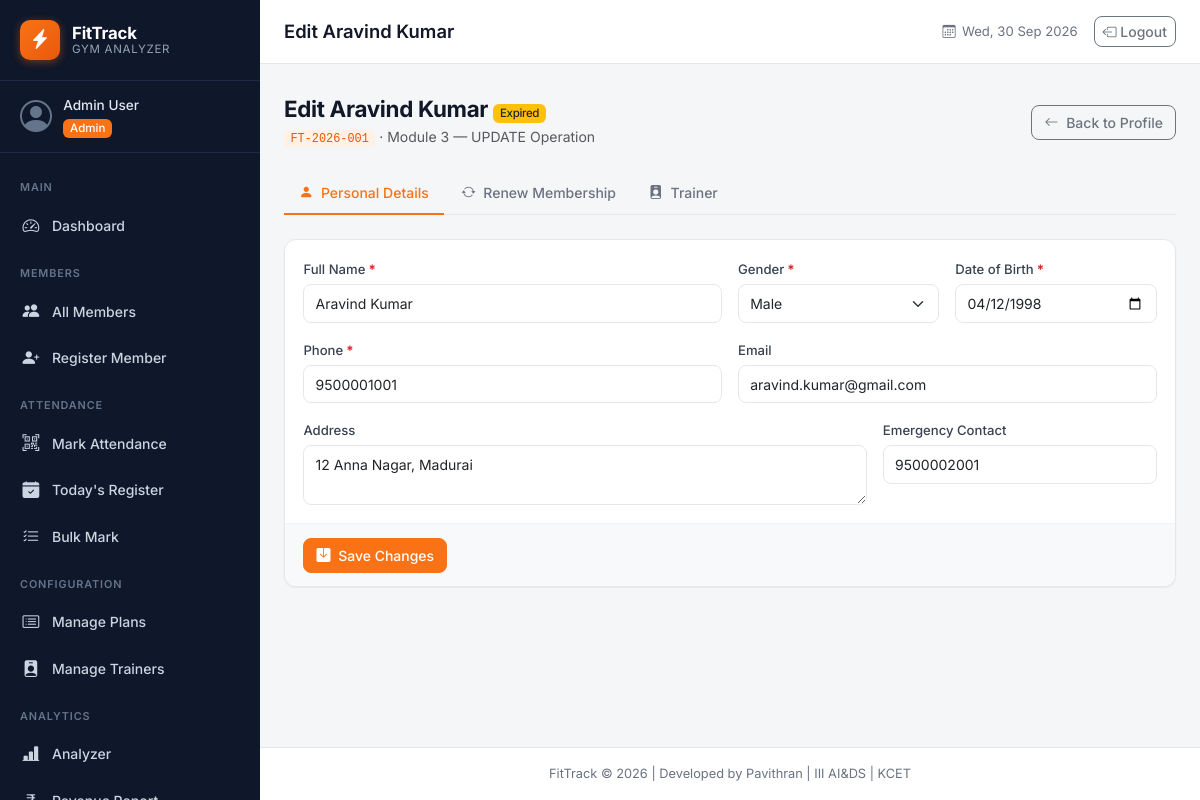
Screenshot of /members/edit.php?id=1 (signed in) with the database file from the repository.
### tables this page shows
CREATE TABLE IF NOT EXISTS member (
    member_id         INT            AUTO_INCREMENT PRIMARY KEY,
    member_code       VARCHAR(15)    NOT NULL UNIQUE,
    member_name       VARCHAR(50)    NOT NULL,
    gender            ENUM('Male','Female','Other') NOT NULL,
    dob               DATE           NOT NULL,
    phone             VARCHAR(10)    NOT NULL UNIQUE,
    email             VARCHAR(60)    UNIQUE,
    address           VARCHAR(120),
    emergency_contact VARCHAR(10),
    join_date         DATE           NOT NULL,
    expiry_date       DATE           NOT NULL,
    plan_id           INT            NOT NULL,
    trainer_id        INT            NULL,
    status            ENUM('Active','Expired','Cancelled') DEFAULT 'Active',
    cancel_date       DATE           NULL,
    cancel_reason     VARCHAR(100)   NULL,
    CONSTRAINT fk_member_plan    FOREIGN KEY (plan_id)    REFERENCES plan(plan_id),
    CONSTRAINT fk_member_trainer FOREIGN KEY (trainer_id) REFERENCES trainer(trainer_id) ON DELETE SET NULL
);

### includes/auth.php (called while the page is built, shortened)
<?php
function base_url(string $path = ''): string {
    $script = $_SERVER['SCRIPT_NAME'] ?? '/fittrack/index.php';
    if (preg_match('#^(/fittrack/)#', $script, $m)) {
        $base = $m[1];
    } else {
        $base = '/fittrack/';
    }
    return $base . ltrim($path, '/');
}

### members/edit.php (the view, shortened to what this page needs)
<?php
require_once __DIR__ . '/../includes/auth.php';
require_once __DIR__ . '/../includes/functions.php';
$pdo       = get_db();
$member_id = (int) ($_GET['id'] ?? $_POST['member_id'] ?? 0);
$stmt = $pdo->prepare('SELECT * FROM member WHERE member_id = :id');
$stmt->execute([':id' => $member_id]);
$member = $stmt->fetch();
$page_title = 'Edit ' . $member['member_name'];
$active_tab = $_GET['tab'] ?? 'details';
include __DIR__ . '/../includes/header.php';
?>
<div class="container-fluid px-4 py-3">
    <div class="d-flex justify-content-between align-items-center mb-4 flex-wrap gap-2">
        <div>
            <h2 class="section-heading">
                Edit <?= h($member['member_name']) ?>
                <?= status_badge($member['status']) ?>
            </h2>
            <p class="text-muted mb-0">
                <code><?= h($member['member_code']) ?></code> · Module 3 — UPDATE Operation
            </p>
        </div>
        <a href="<?= base_url('members/view.php?id=' . $member_id) ?>" class="btn btn-outline-secondary">
            <i class="bi bi-arrow-left me-1"></i> Back to Profile
        </a>
    </div>
    <ul class="nav nav-tabs mb-4" id="editTabs" role="tablist">
        <li class="nav-item" role="presentation">
            <button class="nav-link <?= $active_tab === 'details' ? 'active' : '' ?>" data-bs-toggle="tab" data-bs-target="#tab-details" type="button">
                <i class="bi bi-person-fill me-1"></i> Personal Details
            </button>
        </li>
        <li class="nav-item" role="presentation">
            <button class="nav-link <?= $active_tab === 'renew' ? 'active' : '' ?>" data-bs-toggle="tab" data-bs-target="#tab-renew" type="button">
                <i class="bi bi-arrow-repeat me-1"></i> Renew Membership
            </button>
        </li>
        <li class="nav-item" role="presentation">
            <button class="nav-link" data-bs-toggle="tab" data-bs-target="#tab-trainer" type="button">
                <i class="bi bi-person-badge-fill me-1"></i> Trainer
            </button>
        </li>
    </ul>
    <div class="tab-content">
        <div class="tab-pane fade <?= $active_tab === 'details' ? 'show active' : '' ?>" id="tab-details">
            <form method="POST" action="edit.php" class="form-card">
                <div class="form-card-body">
                    <div class="row g-3">
                        <div class="col-md-6">
                            <label class="form-label required-field">Full Name</label>
                            <input type="text" class="form-control" name="member_name" value="<?= h($member['member_name']) ?>" required>
                        </div>
                        <div class="col-md-3">
                            <label class="form-label required-field">Gender</label>
                            <select class="form-select" name="gender" required>
                                <?php foreach (['Male','Female','Other'] as $g): ?>
                                    <option value="<?= $g ?>" <?= $member['gender'] === $g ? 'selected' : '' ?>><?= $g ?></option>
                                <?php endforeach; ?>
                            </select>
                        </div>
                        <div class="col-md-3">
                            <label class="form-label required-field">Date of Birth</label>
                            <input type="date" class="form-control" name="dob" value="<?= h($member['dob']) ?>" required>
                        </div>
                        <div class="col-md-6">
                            <label class="form-label required-field">Phone</label>
                            <input type="tel" class="form-control" name="phone" value="<?= h($member['phone']) ?>" pattern="\d{10}" maxlength="10" required>
                        </div>
                        <div class="col-md-6">
                            <label class="form-label">Email</label>
                            <input type="email" class="form-control" name="email" value="<?= h($member['email']) ?>">
                        </div>
                        <div class="col-md-8">
                            <label class="form-label">Address</label>
                            <textarea class="form-control" name="address" rows="2"><?= h($member['address']) ?></textarea>
                        </div>
                        <div class="col-md-4">
                            <label class="form-label">Emergency Contact</label>
                            <input type="tel" class="form-control" name="emergency_contact" value="<?= h($member['emergency_contact']) ?>" pattern="\d{10}" maxlength="10">
                        </div>
                    </div>
                </div>
                <div class="form-card-footer">
                    <button type="submit" class="btn btn-accent"><i class="bi bi-save-fill me-1"></i> Save Changes</button>
                </div>
            </form>
        </div>
    </div>
</div>
<?php include __DIR__ . '/../includes/footer.php'; ?>

### includes/header.php (shortened to what this page needs)
<?php
require_once __DIR__ . '/../includes/auth.php';
require_once __DIR__ . '/../includes/functions.php';
$page_title = $page_title ?? 'FitTrack';
$current_script = basename($_SERVER['SCRIPT_NAME']);
$current_dir    = basename(dirname($_SERVER['SCRIPT_NAME']));
function nav_active(string $dir = '', string $file = ''): string {
    global $current_script, $current_dir;
    if ($file) {
        return ($current_script === $file) ? 'active' : '';
    }
    return '';
}
?>
<!DOCTYPE html>
<html lang="en">
<head>
    <link rel="stylesheet" href="https://cdn.jsdelivr.net/npm/bootstrap@5.3.3/dist/css/bootstrap.min.css">
    <link rel="stylesheet" href="https://cdn.jsdelivr.net/npm/bootstrap-icons@1.11.3/font/bootstrap-icons.min.css">
    <link rel="stylesheet" href="<?= base_url('assets/css/style.css') ?>">
</head>
<body>
<nav class="sidebar" id="sidebar">
    <div class="sidebar-brand">
        <div class="brand-logo">
            <i class="bi bi-lightning-charge-fill"></i>
        </div>
        <div class="brand-text">
            <span class="brand-name">FitTrack</span>
            <span class="brand-sub">Gym Analyzer</span>
        </div>
    </div>
    <div class="sidebar-user">
        <div class="user-avatar">
            <i class="bi bi-person-circle"></i>
        </div>
        <div class="user-info">
            <span class="user-name"><?= h($_SESSION['full_name'] ?? 'User') ?></span>
            <span class="user-role badge bg-accent"><?= h(ucfirst($_SESSION['role'] ?? '')) ?></span>
        </div>
    </div>
    <ul class="sidebar-nav">
        <li class="nav-section-label">Main</li>
        <li class="nav-item <?= nav_active('', 'index.php') ?>">
            <a href="<?= base_url('index.php') ?>" class="nav-link">
                <i class="bi bi-speedometer2"></i>
                <span>Dashboard</span>
            </a>
        </li>
        <li class="nav-section-label">Members</li>
        <li class="nav-item <?= ($current_dir === 'members' && $current_script === 'list.php') ? 'active' : '' ?>">
            <a href="<?= base_url('members/list.php') ?>" class="nav-link">
                <i class="bi bi-people-fill"></i>
                <span>All Members</span>
            </a>
        </li>
        <li class="nav-item <?= ($current_dir === 'members' && $current_script === 'register.php') ? 'active' : '' ?>">
            <a href="<?= base_url('members/register.php') ?>" class="nav-link">
                <i class="bi bi-person-plus-fill"></i>
                <span>Register Member</span>
            </a>
        </li>
        <li class="nav-section-label">Attendance</li>
        <li class="nav-item <?= ($current_dir === 'attendance' && $current_script === 'mark.php') ? 'active' : '' ?>">
            <a href="<?= base_url('attendance/mark.php') ?>" class="nav-link">
                <i class="bi bi-qr-code-scan"></i>
                <span>Mark Attendance</span>
            </a>
        </li>
        <li class="nav-item <?= ($current_dir === 'attendance' && $current_script === 'today.php') ? 'active' : '' ?>">
            <a href="<?= base_url('attendance/today.php') ?>" class="nav-link">
                <i class="bi bi-calendar-check-fill"></i>
                <span>Today's Register</span>
            </a>
        </li>
        <li class="nav-item <?= ($current_dir === 'attendance' && $current_script === 'bulk.php') ? 'active' : '' ?>">
            <a href="<?= base_url('attendance/bulk.php') ?>" class="nav-link">
                <i class="bi bi-list-check"></i>
                <span>Bulk Mark</span>
            </a>
        </li>
        <li class="nav-section-label">Configuration</li>
        <li class="nav-item <?= ($current_dir === 'plans') ? 'active' : '' ?>">
            <a href="<?= base_url('plans/manage.php') ?>" class="nav-link">
                <i class="bi bi-card-list"></i>
                <span>Manage Plans</span>
            </a>
        </li>
        <li class="nav-item <?= ($current_dir === 'trainers') ? 'active' : '' ?>">
            <a href="<?= base_url('trainers/manage.php') ?>" class="nav-link">
                <i class="bi bi-person-badge-fill"></i>
                <span>Manage Trainers</span>
            </a>
        </li>
        <li class="nav-section-label">Analytics</li>
        <li class="nav-item <?= ($current_dir === 'reports' && $current_script === 'analyzer.php') ? 'active' : '' ?>">
            <a href="<?= base_url('reports/analyzer.php') ?>" class="nav-link">
                <i class="bi bi-bar-chart-line-fill"></i>
                <span>Analyzer</span>
            </a>
        </li>
        <li class="nav-item <?= ($current_dir === 'reports' && $current_script === 'revenue.php') ? 'active' : '' ?>">
            <a href="<?= base_url('reports/revenue.php') ?>" class="nav-link">
                <i class="bi bi-currency-rupee"></i>
                <span>Revenue Report</span>
            </a>
        </li>
    </ul>
</nav>
<div class="main-wrapper">
    <header class="topbar">
        <div class="topbar-title">
            <h1 class="page-heading"><?= h($page_title) ?></h1>
        </div>
        <div class="topbar-right">
            <span class="topbar-date">
                <i class="bi bi-calendar3"></i>
                <?= date('D, d M Y') ?>
            </span>
            <a href="<?= base_url('logout.php') ?>" class="btn btn-sm btn-outline-secondary ms-3">
                <i class="bi bi-box-arrow-left"></i> Logout
            </a>
        </div>
    </header>
    <div class="flash-container px-4 pt-3">
    </div>
    <main class="content-area">

### includes/functions.php (shortened to what this page needs)
<?php
function h(mixed $val): string {
    return htmlspecialchars((string)($val ?? ''), ENT_QUOTES, 'UTF-8');
}
function status_badge(string $status): string {
    $map = [
        'Active'    => 'success',
        'Expired'   => 'warning text-dark',
        'Cancelled' => 'secondary',
    ];
    $cls = $map[$status] ?? 'secondary';
    return "<span class=\"badge bg-{$cls}\">" . h($status) . '</span>';
}

### rows the page displays
member: member_name "Edit Aravind Kumar", member_name "Aravind Kumar", status "Expired", member_code "FT-2026-001", gender "Male", dob "04/12/1998", phone "9500001001", email "aravind.kumar@gmail.com", address "12 Anna Nagar, Madurai", emergency_contact "9500002001"

### other values shown
$_SESSION['full_name'] "Admin User"
$_SESSION['role'] "Admin"
